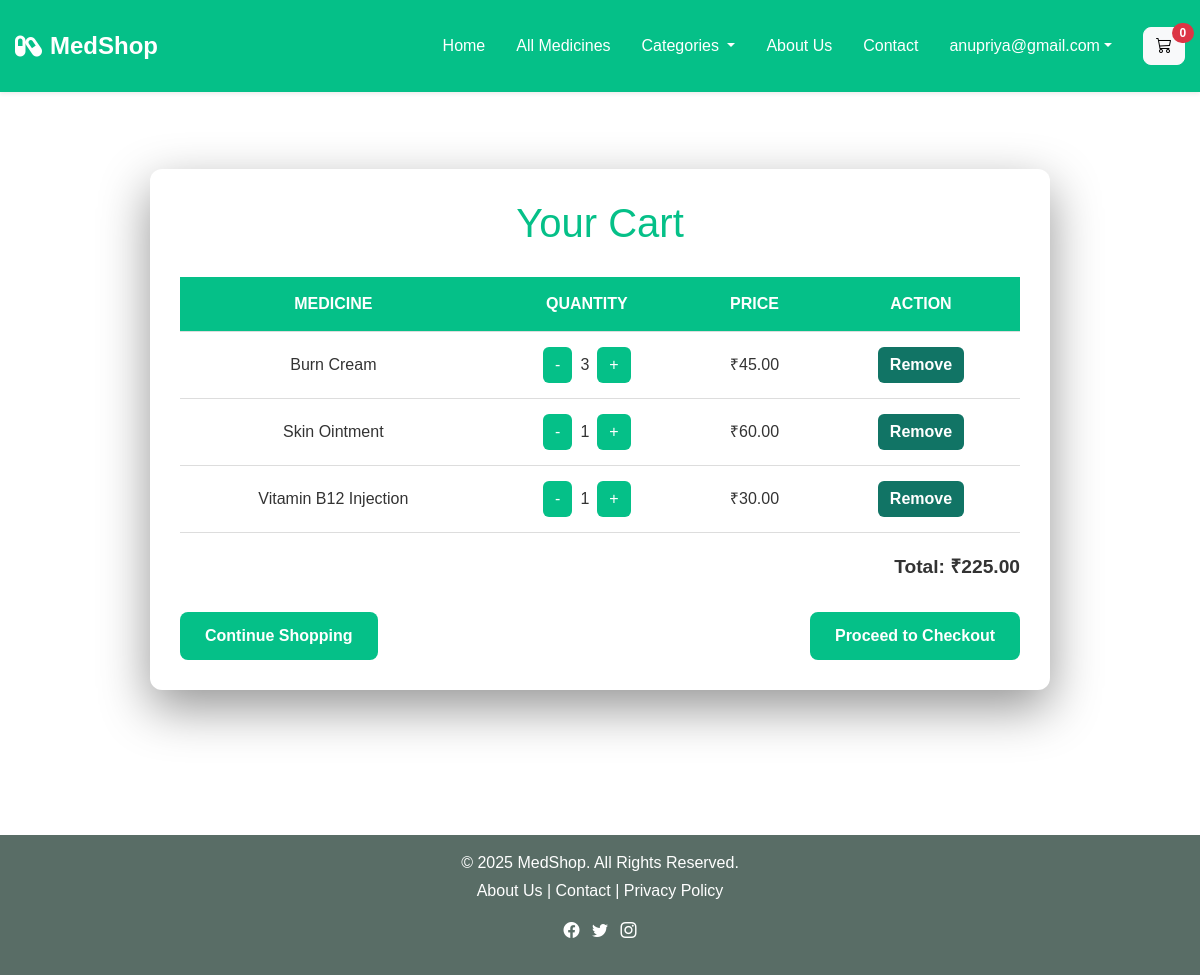
/orders/cart/ (signed in), run on the app's committed database.
### orders/models.py (models this page shows, shortened)
class OrderItem(models.Model):
    order = models.ForeignKey(Order, on_delete=models.CASCADE, related_name='items')
    medicine = models.ForeignKey(Medicine, on_delete=models.CASCADE)
    quantity = models.PositiveIntegerField(default=1)

### medicines/models.py (models this page shows, shortened)
class Medicine(models.Model):
    name = models.CharField(max_length=100)
    category = models.CharField(max_length=20, choices=CATEGORY_CHOICES)
    description = models.TextField()
    components = models.TextField()
    side_effects = models.TextField()
    price = models.DecimalField(max_digits=10, decimal_places=2)
    stock = models.IntegerField()
    image = models.ImageField(upload_to='medicine_images/', blank=True, null=True)  # <-- updated folder

### orders/views.py (the view)
# urls.py: path("cart/", views.cart_view, name="cart"),
def cart_view(request):
    if not request.user.is_authenticated:
        messages.warning(request, "⚠️ Please login first to view your cart.")
        return redirect(settings.LOGIN_URL)
    order, created = Order.objects.get_or_create(user=request.user, is_ordered=False)
    items = order.items.all()
    total = items.aggregate(total_price=Sum(F('quantity') * F('medicine__price')))['total_price'] or 0
    return render(request, 'orders/cart.html', {
        'order': order,
        'items': items,
        'total': total
    })

### orders/templates/orders/cart.html (shortened to what this page needs)
{% extends 'base.html' %}
{% block content %}
<div class="cart-container">
    <h1>Your Cart</h1>
    {% if user.is_authenticated %}
        {% if items %}
        <table class="cart-table">
            <tr>
                <th>Medicine</th>
                <th>Quantity</th>
                <th>Price</th>
                <th>Action</th>
            </tr>
            {% for item in items %}
            <tr>
                <td>{{ item.medicine.name }}</td>
                <td>
                    <div class="qty-controls">
                        <form method="POST" action="{% url 'orders:update_quantity' item.id %}">
                            <button type="submit" class="qty-btn">-</button>
                        </form>
                        <span>{{ item.quantity }}</span>
                        <form method="POST" action="{% url 'orders:update_quantity' item.id %}">
                            <button type="submit" class="qty-btn">+</button>
                        </form>
                    </div>
                </td>
                <td>₹{{ item.medicine.price|floatformat:2 }}</td>
                <td>
                    <form method="POST" action="{% url 'orders:remove_from_cart' item.id %}">
                        <button type="submit" class="remove-btn">Remove</button>
                    </form>
                </td>
            </tr>
            {% endfor %}
        </table>
        <p class="cart-total">
            <strong>Total: </strong>₹{{ total|floatformat:2 }}
        </p>
        <div class="cart-buttons">
            <a href="{% url 'medicines:all_medicines' %}">Continue Shopping</a>
            <a href="{% url 'orders:checkout' %}">Proceed to Checkout</a>
        </div>
        {% else %}
        <p class="empty-cart">Your cart is empty.</p>
        <a href="{% url 'medicines:home' %}" class="cart-buttons">Go to Shop</a>
        {% endif %}
    {% else %}
        <div class="login-message">
            ⚠️ Please <a href="{% url 'users:login' %}">login</a> first to view your cart.
        </div>
    {% endif %}
</div>
{% endblock %}

### templates/base.html (shortened to what this page needs)
{% load static %}
<!DOCTYPE html>
<html lang="en">
<head>
    <link href="https://cdn.jsdelivr.net/npm/bootstrap@5.3.2/dist/css/bootstrap.min.css" rel="stylesheet">
    <link href="https://cdn.jsdelivr.net/npm/bootstrap-icons@1.10.5/font/bootstrap-icons.css" rel="stylesheet">
    <link href="https://cdnjs.cloudflare.com/ajax/libs/font-awesome/6.4.0/css/all.min.css" rel="stylesheet">
    <link rel="stylesheet" href="{% static 'css/styles.css' %}">
</head>
<body>
    <nav class="navbar navbar-expand-lg fixed-top shadow-sm">
        <div class="container">
            <a class="navbar-brand fw-bold d-flex align-items-center" href="{% url 'medicines:home' %}">
                <i class="fa-solid fa-capsules me-2"></i> MedShop
            </a>
            <div class="collapse navbar-collapse" id="navbarNav">
                <ul class="navbar-nav ms-auto align-items-center">
                    <li class="nav-item"><a class="nav-link" href="{% url 'medicines:home' %}">Home</a></li>
                    <li class="nav-item"><a class="nav-link" href="{% url 'medicines:all_medicines' %}">All Medicines</a></li>
                    <li class="nav-item dropdown">
                        <a class="nav-link dropdown-toggle" href="#" role="button" data-bs-toggle="dropdown">
                            Categories
                        </a>
                    </li>
                    <li class="nav-item"><a class="nav-link" href="{% url 'medicines:about' %}">About Us</a></li>
                    <li class="nav-item"><a class="nav-link" href="{% url 'medicines:contact' %}">Contact</a></li>
                    {% if user.is_authenticated %}
                        <li class="nav-item dropdown">
                            <a class="nav-link dropdown-toggle" href="#" id="navbarProfile" role="button"
                               data-bs-toggle="dropdown" aria-expanded="false">{{ user.username }}</a>
                        </li>
                    {% else %}
                        <li class="nav-item ms-2">
                            <a class="btn btn-light" href="{% url 'users:register' %}">Sign Up</a>
                        </li>
                    {% endif %}
                    <li class="nav-item ms-2 btn-cart">
                        <a href="{% url 'orders:cart' %}" class="btn btn-light position-relative">
                            <i class="bi bi-cart3"></i>
                            <span id="cart-count" class="badge bg-danger rounded-pill">
                                {{ cart_count|default:"0" }}
                            </span>
                        </a>
                    </li>
                </ul>
            </div>
        </div>
    </nav>
    <div class="container mt-4 flex-grow-1">
        {% block content %}{% endblock %}
    </div>
    <footer class="text-center">
        <div class="container">
            <p class="mb-1">&copy; 2025 MedShop. All Rights Reserved.</p>
            <p>
                <a href="{% url 'medicines:about' %}">About Us</a> |
                <a href="{% url 'medicines:contact' %}">Contact</a> |
                <a href="#">Privacy Policy</a>
            </p>
            <p>
                <a href="#"><i class="bi bi-facebook me-2"></i></a>
                <a href="#"><i class="bi bi-twitter me-2"></i></a>
                <a href="#"><i class="bi bi-instagram"></i></a>
            </p>
        </div>
    </footer>
</body>
</html>

### static/css/styles.css (style rules this page uses)
body { font-family: Arial, sans-serif; background-color: #ffffffef; color: #333; margin: 0; padding-top: 70px; }
a { text-decoration: none; }
.container { max-width: 1200px; margin: auto; padding: 15px; }
.navbar { background-color: rgba(5,192,136,0.85) !important; box-shadow: 0 2px 8px rgba(0,0,0,0.1); }
.navbar-brand { font-weight: bold; font-size: 1.5rem; color: #fff !important; }
.navbar-nav .nav-link { font-size: 1rem; color: #fff !important; margin-right: 15px; }
.btn { border-radius: 8px; transition: 0.3s; }
footer { background-color: #2980b9; color: #fff; padding: 20px; text-align: center; }

### templates/base.html (style rules this page uses)
.navbar { background-color: #05c088 !important; color: #fff !important; }
.navbar .nav-link, .navbar .navbar-brand { color: #fff !important; }
.navbar .btn-light { color: #000 !important; }
body { padding-top: 80px; display: flex; flex-direction: column; min-height: 100vh; }
.btn-cart { position: relative; margin-left: 10px; }
.btn-cart .badge { position: absolute; top: -5px; right: -10px; }
footer { background-color: #596d66ff; color: white; padding: 1px 0; margin-top: 80px; }
footer a { color: white; text-decoration: none; }

### orders/templates/orders/cart.html (style rules this page uses)
.cart-container { max-width: 900px; margin: 50px auto; padding: 30px; background: #ffffff; border-radius: 12px; box-shadow: 0 18px 50px rgba(0, 0, 0, 0.42); font-family: 'Arial', sans-serif; }
.cart-container h1 { text-align: center; color: #05c088; margin-bottom: 30px; }
.cart-table { width: 100%; border-collapse: collapse; margin-bottom: 20px; }
.cart-table th, .cart-table td { text-align: center; padding: 15px; border-bottom: 1px solid #ddd; }
.cart-table th { background-color: #05c088; color: #fff; font-weight: 600; text-transform: uppercase; }
.qty-controls { display: flex; justify-content: center; align-items: center; gap: 8px; }
.qty-btn { padding: 6px 12px; border: none; background: #05c088; color: #fff; border-radius: 6px; cursor: pointer; transition: all 0.3s ease; }
.remove-btn { background-color: #117465ff; color: #fff; border: none; padding: 6px 12px; border-radius: 6px; font-weight: 600; cursor: pointer; transition: all 0.3s ease; }
.cart-total { text-align: right; font-size: 1.2rem; font-weight: 600; margin-top: 10px; }
.cart-buttons { display: flex; justify-content: space-between; margin-top: 30px; }
.cart-buttons a, .cart-buttons button { background-color: #05c088; color: #fff; text-decoration: none; padding: 12px 25px; border-radius: 8px; font-weight: 600; transition: all 0.3s ease; text-align: center; }

### data on the page
OrderItem: medicine.name "Burn Cream", quantity "3", medicine.price "45.00"
OrderItem: medicine.name "Skin Ointment", quantity "1", medicine.price "60.00"
OrderItem: medicine.name "Vitamin B12 Injection", quantity "1", medicine.price "30.00"

### other printed values
{{ user.username }} "anupriya@gmail.com"
{{ cart_count|default:"0" }} "0"
{{ total|floatformat:2 }} "225.00"
